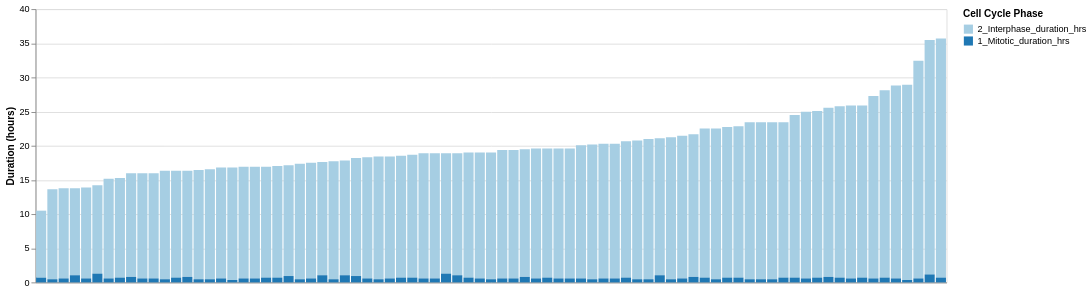

Here is the notebook cell this chart was saved with:
### Code cell
# Plot with all sorted cell cycles per conditoin

df_rename = df.rename(columns = {"Interphase_duration_hrs": "2_Interphase_duration_hrs", "Mitotic_duration_hrs": "1_Mitotic_duration_hrs"})

df_long = pd.melt(
    df_rename[df_rename.Generation > 1],
    id_vars = ["Source_ID", "Condition"],
    value_vars = ["2_Interphase_duration_hrs", "1_Mitotic_duration_hrs"],
    var_name = "Phase",
    value_name = "Duration_hrs"
)

# Ensure ID is numeric
df_long['Source_ID'] = df_long['Source_ID'].astype(int)

# Compute total duration per ID
df_total = df_long.groupby(['Condition', 'Source_ID'], as_index = False)['Duration_hrs'].sum()
df_total.rename(columns = {'Duration_hrs': 'Total_duration'}, inplace = True)

df_long = df_long.merge(df_total, on = ['Condition', 'Source_ID'])

# Create combined ID field
df_long['Condition_ID'] = df_long['Condition'] + "_" + df_long['Source_ID'].astype(str)

# Sort Condition_IDs by total duration per condition
df_long['Condition_sort_key'] = df_long.groupby('Condition')['Total_duration'].rank(method = 'first', ascending = True)
df_long['SortKey'] = df_long['Condition'] + "_" + df_long['Condition_sort_key'].rank().astype(int).astype(str)

# Create a custom sort order
sorted_ids = df_long.sort_values(by = ['Condition', 'Total_duration'])['Condition_ID'].drop_duplicates().tolist()

bar_chart = alt.Chart(df_long).mark_bar().encode(
    x = alt.X('Condition_ID:N',
            sort = sorted_ids,
            axis = alt.Axis(labels = False, ticks = False, title = None)
           ),
    y = alt.Y('Duration_hrs:Q', stack = 'zero', title = 'Duration (hours)'),
    color = alt.Color('Phase:N', title = 'Cell Cycle Phase',
                    sort = alt.Sort(["2_Interphase_duration_hrs", "1_Mitotic_duration_hrs"]),  # Interphase at bottom
                    scale = alt.Scale(domain = ["2_Interphase_duration_hrs", "1_Mitotic_duration_hrs"],
                                    range = ["#a6cee3", "#1f78b4"])),
   # tooltip = ['Condition', 'Source_ID', 'Phase', 'Duration_hrs']
).properties(
    width = 1000,
    height = 300
)
bar_chart

### Figure 1 — Vega-Lite specification as saved in the notebook (floating-point values rounded to 4 significant figures; data arrays with more than 128 entries replaced by an {"elided": "..."} marker saying what was removed)
{"config": {"view": {"continuousWidth": 300, "continuousHeight": 300}}, "data": {"name": "data-5107b90d8a13d42cf9d5a261c6581713"}, "mark": {"type": "bar"}, "encoding": {"color": {"field": "Phase", "scale": {"domain": ["2_Interphase_duration_hrs", "1_Mitotic_duration_hrs"], "range": ["#a6cee3", "#1f78b4"]}, "sort": ["2_Interphase_duration_hrs", "1_Mitotic_duration_hrs"], "title": "Cell Cycle Phase", "type": "nominal"}, "x": {"axis": {"labels": false, "ticks": false, "title": null}, "field": "Condition_ID", "sort": ["F10_9031", "F10_8962", "F10_8996", "F10_8975", "F10_6310", "F10_9042", "F10_2626", "F10_8713", "F10_9078", "F10_8855", "F10_6396", "F10_7841", "F10_8667", "F10_8744", "F10_7886", "F10_4689", "F10_7958", "F10_4747", "F10_6461", "F10_6371", "F10_2230", "F10_8030", "F10_2103", "F10_9530", "F10_8813", "F10_2495", "F10_4719", "F10_2480", "F10_9305", "F10_6525", "F10_9519", "F10_2154", "F10_9174", "F10_4808", "F10_6295", "F10_8901", "F10_2465", "F10_2059", "F10_8076", "F10_9466", "F10_6335", "F10_8828", "F10_8926", "F10_8890", "F10_6438", "F10_9378", "F10_8684", "F10_9477", "F10_9320", "F10_4728", "F10_8061", "F10_6540", "F10_2270", "F10_9502", "F10_8354", "F10_2015", "F10_2641", "F10_4783", "F10_2028", "F10_9119", "F10_8381", "F10_2090", "F10_8278", "F10_9353", "F10_9270", "F10_4673", "F10_8255", "F10_9150", "F10_8003", "F10_8105", "F10_8775", "F10_9401", "F10_9430", "F10_9545", "F10_6500", "F10_8618", "F10_2192", "F10_8454", "F10_2249", "F10_2569", "F10_6585"], "type": "nominal"}, "y": {"field": "Duration_hrs", "stack": "zero", "title": "Duration (hours)", "type": "quantitative"}}, "height": 300, "width": 1000, "$schema": "https://vega.github.io/schema/vega-lite/v5.20.1.json", "datasets": {"data-5107b90d8a13d42cf9d5a261c6581713": {"elided": "162 records"}}}
